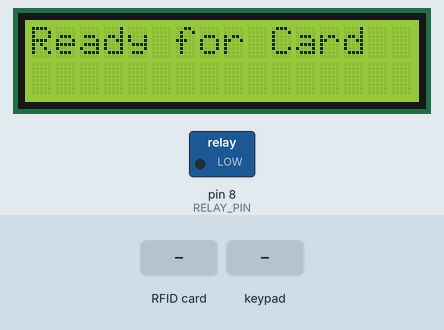
Recording of a sketch running on a simulated Arduino Uno, built with avr-gcc and run on an emulated ATmega328P. Parts: 16×2 character LCD, switched loads named in the sketch (green lamp = pin HIGH). Inputs (shaded band) come from the test bench. Pins used as bus, display or sensor lines are not drawn.

Above: at 1.3 s.
1.4 s: RFID card 62 80 A8 51 held to the reader
At 1.8 s:
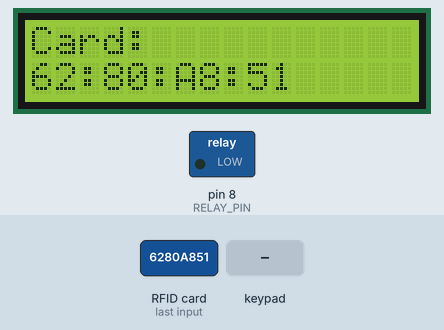
4.4 s: keypad keys 1 1 2 2 A A B B pressed 0.4 s apart
At 8.7 s:
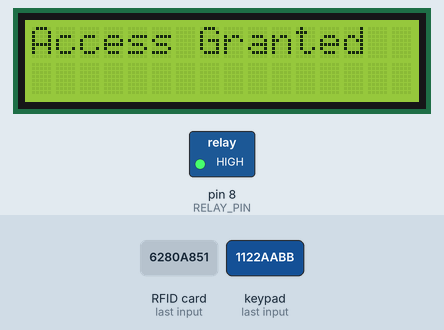
9.1 s: RFID card 11 22 AA BB held to the reader
12.1 s: RFID card D3 DC BB 2E held to the reader
15.1 s: keypad keys 1 1 2 2 A A B B # pressed 0.4 s apart
At 21.4 s:
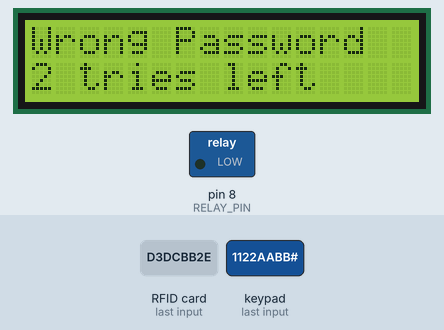
21.7 s: RFID card 5E 7A 19 C4 held to the reader
At 24.1 s:
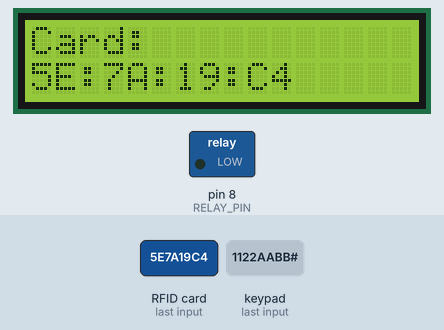
Timing chart, 0 to 25.6 s (numbered marks = the images above; inputs shaded):
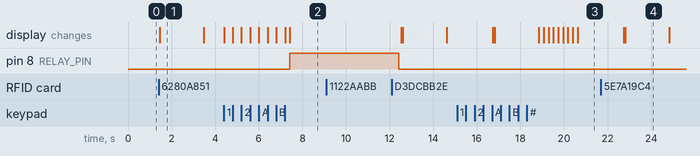

Measured:
- after the input at 1.4 s, the display: changes after 0.05 s (image 1)
- after the input at 4.4 s, pin 8 (RELAY_PIN): LOW → HIGH after 3.0 s; the display: first changes at once (image 2 shows a later state)
- after the input at 9.1 s, every drawn part: stays the same
- after the input at 15.1 s, the display: first differs from a run without the input after 3.8 s (image 3 shows a later state)
- after the input at 21.7 s, the display: first differs from a run without the input after 1.1 s (image 4)
- what the display in image 1 shows lasts 2.0 s, from 1.5 s to 3.5 s

The sketch:

RFID.ino
```cpp
#include <SPI.h>
#include <MFRC522.h>
#include <Wire.h>
#include <LiquidCrystal_I2C.h>
#include <Keypad.h>

#define SS_PIN 10
#define RST_PIN 9
#define RELAY_PIN 8

MFRC522 rfid(SS_PIN, RST_PIN);
LiquidCrystal_I2C lcd(0x27, 16, 2);

const byte ROWS = 4;
const byte COLS = 4;
char keys[ROWS][COLS] = {
  {'1', '2', '3', 'A'},
  {'4', '5', '6', 'B'},
  {'7', '8', '9', 'C'},
  {'*', '0', '#', 'D'}
};
byte rowPins[ROWS] = {A0, A1, A2, A3};
byte colPins[COLS] = {5, 4, 7, 6};
Keypad keypad = Keypad(makeKeymap(keys), rowPins, colPins, ROWS, COLS);

struct User {
  String cardID;
  String pin;
  bool isLocked;
  int attempts;
};

User users[] = {
  {"62:80:A8:51", "1122AABB", false, 0},
  {"D3:DC:BB:2E", "5566CCDD", false, 0},
  {"53:E6:35:34", "1155AACC", false, 0}
};
const int totalUsers = sizeof(users) / sizeof(users[0]);

void setup() {
  Serial.begin(115200);
  SPI.begin();
  rfid.PCD_Init();
  lcd.init();
  lcd.backlight();
  pinMode(RELAY_PIN, OUTPUT);
  digitalWrite(RELAY_PIN, LOW);
  showReadyState();
}

void loop() {
  rfid.PCD_Init();

  if (!rfid.PICC_IsNewCardPresent()) {
    delay(50);
    return;
  }

  if (!rfid.PICC_ReadCardSerial()) {
    delay(50);
    return;
  }

  handleCard();

  rfid.PICC_HaltA();
  rfid.PCD_StopCrypto1();

  delay(100);

  showReadyState();
}

void showReadyState() {
  lcd.clear();
  lcd.print("Ready for Card");
}

void handleCard() {
  String cardID = getCardID();
  lcd.clear();
  lcd.print("Card: ");
  lcd.setCursor(0, 1);
  lcd.print(cardID);
  delay(2000);

  User* user = findUser(cardID);

  if (user == nullptr || user->isLocked) {
    lcd.clear();
    lcd.print("Access Denied");
    if (user != nullptr && user->isLocked) {
      lcd.setCursor(0, 1);
      lcd.print("Card Locked");
    }
    delay(2000);
    return;
  }

  lcd.clear();
  lcd.print("Enter Password:");
  String enteredPin = getPassword();

  if (enteredPin == user->pin) {
    grantAccess();
    user->attempts = 0;
  } else {
    user->attempts++;
    if (user->attempts >= 3) {
      user->isLocked = true;
      lcd.clear();
      lcd.print("Card Locked");
      lcd.setCursor(0, 1);
      lcd.print("Contact Admin");
    } else {
      lcd.clear();
      lcd.print("Wrong Password");
      lcd.setCursor(0, 1);
      lcd.print(3 - user->attempts);
      lcd.print(" tries left");
    }
    delay(2000);
  }
}

String getCardID() {
  String cardID = "";
  for (byte i = 0; i < rfid.uid.size; i++) {
    if (rfid.uid.uidByte[i] < 0x10) {
      cardID += "0";
    }
    cardID += String(rfid.uid.uidByte[i], HEX);
    if (i != rfid.uid.size - 1) {
      cardID += ":";
    }
  }
  cardID.toUpperCase();
  return cardID;
}

User* findUser(String cardID) {
  for (int i = 0; i < totalUsers; i++) {
    if (users[i].cardID == cardID) {
      return &users[i];
    }
  }
  return nullptr;
}

String getPassword() {
  String password = "";
  lcd.setCursor(0, 1);
  while (password.length() < 8) {
    char key = keypad.getKey();
    if (key) {
      password += key;
      lcd.print("*");
      delay(200);
    }
  }
  return password;
}

void grantAccess() {
  lcd.clear();
  lcd.print("Access Granted");
  digitalWrite(RELAY_PIN, HIGH);
  delay(5000);
  digitalWrite(RELAY_PIN, LOW);
}
```
